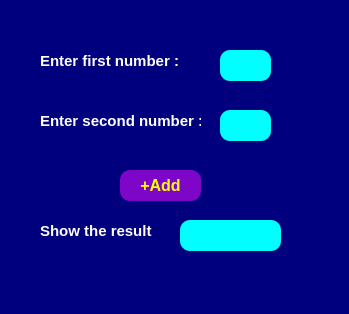
<?xml version="1.0" encoding="UTF-8"?>
<ui version="4.0">
 <class>MainWindow</class>
 <widget class="QMainWindow" name="MainWindow">
  <property name="geometry">
   <rect>
    <x>0</x>
    <y>0</y>
    <width>349</width>
    <height>314</height>
   </rect>
  </property>
  <property name="windowTitle">
   <string>Calculate</string>
  </property>
  <property name="styleSheet">
   <string notr="true">background-color:rgb(0, 0, 127);</string>
  </property>
  <widget class="QWidget" name="centralwidget">
   <widget class="QLineEdit" name="lineEdit_2">
    <property name="geometry">
     <rect>
      <x>220</x>
      <y>110</y>
      <width>51</width>
      <height>31</height>
     </rect>
    </property>
    <property name="styleSheet">
     <string notr="true">background-color:rgb(0, 255, 255);
border-radius:10px;
</string>
    </property>
    <property name="text">
     <string/>
    </property>
   </widget>
   <widget class="QLabel" name="label">
    <property name="geometry">
     <rect>
      <x>40</x>
      <y>50</y>
      <width>161</width>
      <height>21</height>
     </rect>
    </property>
    <property name="font">
     <font>
      <pointsize>11</pointsize>
      <weight>75</weight>
      <bold>true</bold>
     </font>
    </property>
    <property name="styleSheet">
     <string notr="true">color:rgb(255, 255, 255)</string>
    </property>
    <property name="text">
     <string>Enter first number : </string>
    </property>
   </widget>
   <widget class="QLabel" name="label_2">
    <property name="geometry">
     <rect>
      <x>40</x>
      <y>110</y>
      <width>161</width>
      <height>21</height>
     </rect>
    </property>
    <property name="font">
     <font>
      <pointsize>11</pointsize>
      <weight>75</weight>
      <bold>true</bold>
     </font>
    </property>
    <property name="styleSheet">
     <string notr="true">color:rgb(255, 255, 255)</string>
    </property>
    <property name="text">
     <string>Enter second number : </string>
    </property>
   </widget>
   <widget class="QPushButton" name="pushButton">
    <property name="geometry">
     <rect>
      <x>120</x>
      <y>170</y>
      <width>81</width>
      <height>31</height>
     </rect>
    </property>
    <property name="font">
     <font>
      <pointsize>12</pointsize>
      <weight>75</weight>
      <bold>true</bold>
     </font>
    </property>
    <property name="styleSheet">
     <string notr="true">QPushButton{
background-color:rgb(126, 6, 200);
color:rgb(255, 255, 0);
border-radius:10px;}

QPushButton::hover{

background-color:rgb(151, 210, 255);
color:rgb(0, 0, 0);
border-radius:10px;}</string>
    </property>
    <property name="text">
     <string>+Add</string>
    </property>
   </widget>
   <widget class="QLineEdit" name="lineEdit_3">
    <property name="geometry">
     <rect>
      <x>220</x>
      <y>50</y>
      <width>51</width>
      <height>31</height>
     </rect>
    </property>
    <property name="styleSheet">
     <string notr="true">background-color:rgb(0, 255, 255);
border-radius:10px;
</string>
    </property>
    <property name="text">
     <string/>
    </property>
   </widget>
   <widget class="QLineEdit" name="lineEdit_4">
    <property name="geometry">
     <rect>
      <x>180</x>
      <y>220</y>
      <width>101</width>
      <height>31</height>
     </rect>
    </property>
    <property name="styleSheet">
     <string notr="true">background-color:rgb(0, 255, 255);
border-radius:10px;
</string>
    </property>
    <property name="text">
     <string/>
    </property>
   </widget>
   <widget class="QLabel" name="label_3">
    <property name="geometry">
     <rect>
      <x>40</x>
      <y>220</y>
      <width>121</width>
      <height>21</height>
     </rect>
    </property>
    <property name="font">
     <font>
      <pointsize>11</pointsize>
      <weight>75</weight>
      <bold>true</bold>
     </font>
    </property>
    <property name="styleSheet">
     <string notr="true">color:rgb(255, 255, 255)</string>
    </property>
    <property name="text">
     <string>Show the result</string>
    </property>
   </widget>
  </widget>
  <widget class="QStatusBar" name="statusbar"/>
 </widget>
 <resources/>
 <connections/>
</ui>
